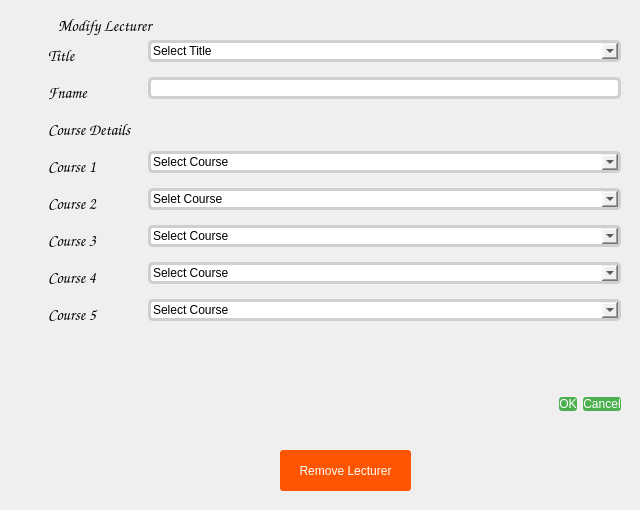
<?xml version="1.0" encoding="UTF-8"?>
<ui version="4.0">
 <class>Dialog</class>
 <widget class="QDialog" name="Dialog">
  <property name="geometry">
   <rect>
    <x>0</x>
    <y>0</y>
    <width>640</width>
    <height>510</height>
   </rect>
  </property>
  <property name="windowTitle">
   <string>Dialog</string>
  </property>
  <property name="styleSheet">
   <string notr="true">
QComboBox, QLineEdit {
border-radius: 5px;
border: 3px solid rgb(207, 207, 207);
font: 12pt &quot;Consolas&quot;;
}


QLineEdit:focus, QComboBox:focus, QComboBox:hover {
outline: 1px solid rgb(60, 185, 112);
background: rgb(223, 255, 208);
border: 2px solid rgb(67, 148, 103);
height: 10px;
}

QLabel {
font-size: 16px;
font-family: Comic Sans Ms;
padding: 5px;
}

QPushButton {
background-color: #4CAF50;
selection-color: rgb(255, 255, 255);
border-radius: 3px;
border: none;
color: white;
padding: 15px 32px;
text-align: center;
text-decoration: none;
font: 10pt &quot;Comic Sans MS&quot;;
padding: 0px;
}
QPushButton:hover {
background-color: #ffffff;
color: #000000;
border: 2px solid  #4CAF50;
}

QPushButton#closeBtn {
image: url(:/close);
background: #ffffff;
}

QPushButton:hover#closeBtn {
border: 2px solid rgb(248, 0, 0);
}

QLabel#closeBtn {
padding: 0px;
}
QLabel#LoginLabel, QLabel#register_label {
font-size: 30px;
color:rgb(0, 255, 59);
}

QCheckBox {
font: 75 12pt &quot;Comic Sans MS&quot;;
}
QLabel#errorLabel{
background: rgba(254, 0, 0, 100);
padding: 5px;
height: 10px;
}</string>
  </property>
  <widget class="QWidget" name="gridLayoutWidget">
   <property name="geometry">
    <rect>
     <x>40</x>
     <y>40</y>
     <width>581</width>
     <height>371</height>
    </rect>
   </property>
   <layout class="QGridLayout" name="gridLayout">
    <item row="1" column="0">
     <widget class="QDialogButtonBox" name="buttonBox">
      <property name="orientation">
       <enum>Qt::Horizontal</enum>
      </property>
      <property name="standardButtons">
       <set>QDialogButtonBox::Cancel|QDialogButtonBox::Ok</set>
      </property>
     </widget>
    </item>
    <item row="0" column="0">
     <layout class="QFormLayout" name="formLayout">
      <item row="0" column="0">
       <widget class="QLabel" name="label_2">
        <property name="text">
         <string>Title</string>
        </property>
       </widget>
      </item>
      <item row="0" column="1">
       <widget class="QComboBox" name="mod_title">
        <item>
         <property name="text">
          <string>Select Title</string>
         </property>
        </item>
        <item>
         <property name="text">
          <string>Prof</string>
         </property>
        </item>
        <item>
         <property name="text">
          <string>Dr</string>
         </property>
        </item>
        <item>
         <property name="text">
          <string>Engr</string>
         </property>
        </item>
        <item>
         <property name="text">
          <string>Mr</string>
         </property>
        </item>
       </widget>
      </item>
      <item row="1" column="0">
       <widget class="QLabel" name="label_3">
        <property name="text">
         <string>Fname</string>
        </property>
       </widget>
      </item>
      <item row="1" column="1">
       <widget class="QLineEdit" name="mod_fname"/>
      </item>
      <item row="2" column="0">
       <widget class="QLabel" name="label_4">
        <property name="text">
         <string>Course Details</string>
        </property>
       </widget>
      </item>
      <item row="3" column="0">
       <widget class="QLabel" name="label_5">
        <property name="text">
         <string>Course 1</string>
        </property>
       </widget>
      </item>
      <item row="3" column="1">
       <widget class="QComboBox" name="mod_course1">
        <item>
         <property name="text">
          <string>Select Course</string>
         </property>
        </item>
       </widget>
      </item>
      <item row="4" column="0">
       <widget class="QLabel" name="label_6">
        <property name="text">
         <string>Course 2</string>
        </property>
       </widget>
      </item>
      <item row="4" column="1">
       <widget class="QComboBox" name="mod_course2">
        <item>
         <property name="text">
          <string>Selet Course</string>
         </property>
        </item>
       </widget>
      </item>
      <item row="5" column="0">
       <widget class="QLabel" name="label_7">
        <property name="text">
         <string>Course 3</string>
        </property>
       </widget>
      </item>
      <item row="5" column="1">
       <widget class="QComboBox" name="mod_course3">
        <item>
         <property name="text">
          <string>Select Course</string>
         </property>
        </item>
       </widget>
      </item>
      <item row="6" column="0">
       <widget class="QLabel" name="label_8">
        <property name="text">
         <string>Course 4</string>
        </property>
       </widget>
      </item>
      <item row="6" column="1">
       <widget class="QComboBox" name="mod_course4">
        <item>
         <property name="text">
          <string>Select Course</string>
         </property>
        </item>
       </widget>
      </item>
      <item row="7" column="0">
       <widget class="QLabel" name="label_9">
        <property name="text">
         <string>Course 5</string>
        </property>
       </widget>
      </item>
      <item row="7" column="1">
       <widget class="QComboBox" name="mod_course5">
        <item>
         <property name="text">
          <string>Select Course</string>
         </property>
        </item>
       </widget>
      </item>
     </layout>
    </item>
   </layout>
  </widget>
  <widget class="QLabel" name="label">
   <property name="geometry">
    <rect>
     <x>50</x>
     <y>10</y>
     <width>171</width>
     <height>31</height>
    </rect>
   </property>
   <property name="text">
    <string>Modify Lecturer</string>
   </property>
  </widget>
  <widget class="QPushButton" name="rem_lecturer">
   <property name="geometry">
    <rect>
     <x>280</x>
     <y>450</y>
     <width>131</width>
     <height>41</height>
    </rect>
   </property>
   <property name="styleSheet">
    <string notr="true">QPushButton{
	background-color: rgb(255, 85, 0);
}

QPushButton:hover{
	
	background-color: rgb(255, 255, 255);
	border: 2px solid rgb(255, 0, 0);
	color: rgb(255, 0, 0);
}</string>
   </property>
   <property name="text">
    <string>Remove Lecturer</string>
   </property>
  </widget>
 </widget>
 <connections>
  <connection>
   <sender>buttonBox</sender>
   <signal>accepted()</signal>
   <receiver>Dialog</receiver>
   <slot>accept()</slot>
   <hints>
    <hint type="sourcelabel">
     <x>248</x>
     <y>254</y>
    </hint>
    <hint type="destinationlabel">
     <x>157</x>
     <y>274</y>
    </hint>
   </hints>
  </connection>
  <connection>
   <sender>buttonBox</sender>
   <signal>rejected()</signal>
   <receiver>Dialog</receiver>
   <slot>reject()</slot>
   <hints>
    <hint type="sourcelabel">
     <x>316</x>
     <y>260</y>
    </hint>
    <hint type="destinationlabel">
     <x>286</x>
     <y>274</y>
    </hint>
   </hints>
  </connection>
 </connections>
 <resources>
  <include location="resource.qrc"/>
 </resources>
</ui>
